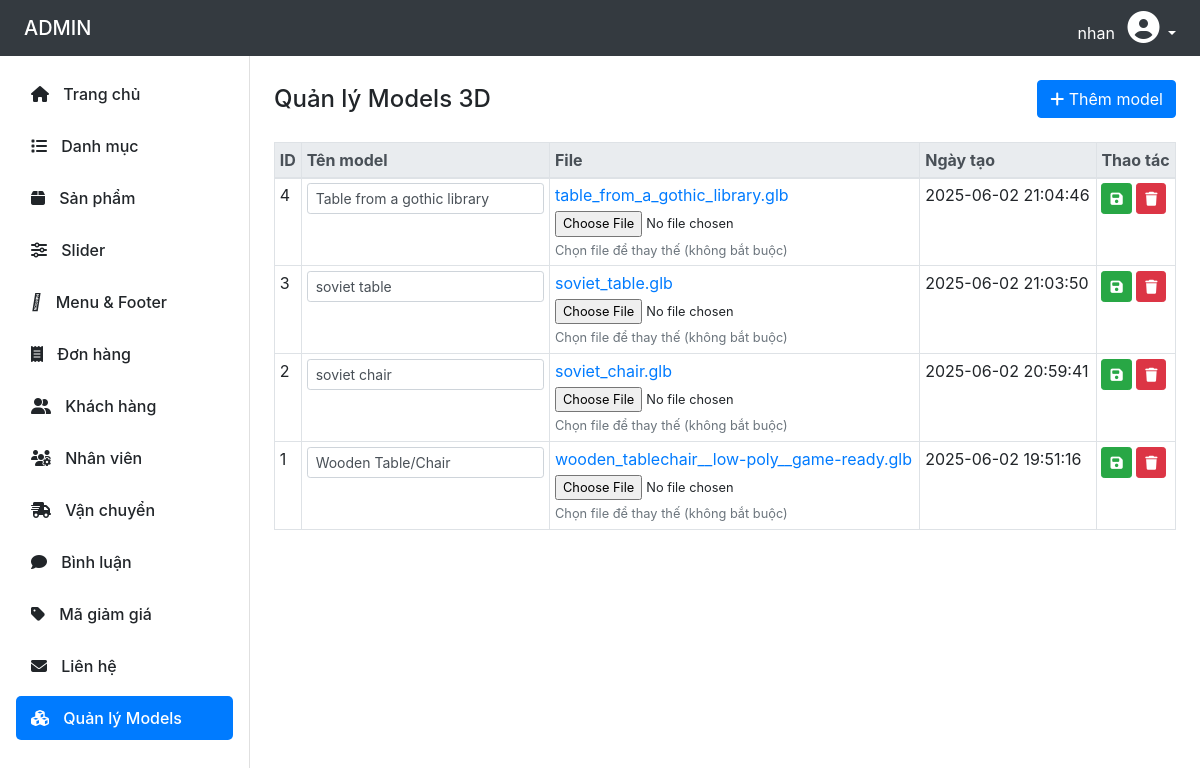
Page /Admin/admin_models.php (signed in) on the committed database.
### tables this page shows
CREATE TABLE `models` (
  `id` int(11) NOT NULL,
  `name` varchar(255) NOT NULL,
  `file_path` varchar(500) NOT NULL,
  `created_at` datetime DEFAULT current_timestamp()
);

### Admin/admin_models.php (the view, shortened to what this page needs)
<?php
include('../config/db.php');
$models = $conn->query("SELECT * FROM models ORDER BY id DESC");
?>
<!DOCTYPE html>
<html lang="vi">
<head>
  <link rel="stylesheet" href="https://stackpath.bootstrapcdn.com/bootstrap/4.5.2/css/bootstrap.min.css" />
  <link rel="stylesheet" href="https://cdnjs.cloudflare.com/ajax/libs/font-awesome/6.5.0/css/all.min.css" />
</head>
<body>
<?php include('includes/header.php'); ?>
<div class="d-flex">
  <?php include('includes/sidebar.php'); ?>
  <div class="p-4" style="flex-grow: 1;">
    <div class="d-flex justify-content-between align-items-center mb-4">
      <h4 class="mb-0">Quản lý Models 3D</h4>
      <button class="btn btn-primary" data-toggle="modal" data-target="#addModal">
        <i class="fas fa-plus"></i> Thêm model
      </button>
    </div>
    <table class="table table-bordered table-hover table-sm">
      <thead class="thead-light">
        <tr>
          <th>ID</th>
          <th>Tên model</th>
          <th>File</th>
          <th>Ngày tạo</th>
          <th>Thao tác</th>
        </tr>
      </thead>
      <tbody>
        <?php while ($row = $models->fetch_assoc()): ?>
        <tr>
          <form method="post" enctype="multipart/form-data" style="margin:0;">
            <td><?= $row['id'] ?></td>
            <td>
              <input type="text" name="name" value="<?= htmlspecialchars($row['name']) ?>" class="form-control form-control-sm" required>
            </td>
            <td>
              <a href="../assets/images/models/<?= htmlspecialchars($row['file_path']) ?>" target="_blank"><?= htmlspecialchars($row['file_path']) ?></a>
              <input type="file" name="model_file" accept=".glb,.gltf" class="form-control-file mt-1" style="font-size: 0.8rem;">
              <small class="text-muted">Chọn file để thay thế (không bắt buộc)</small>
            </td>
            <td><?= $row['created_at'] ?></td>
            <td>
              <button type="submit" name="edit_inline" class="btn btn-sm btn-success" title="Lưu thay đổi">
                <i class="fas fa-save"></i>
              </button>
              <a href="?delete=<?= $row['id'] ?>" class="btn btn-sm btn-danger" onclick="return confirm('Xóa model này?')">
                <i class="fas fa-trash"></i>
              </a>
            </td>
          </form>
        </tr>
        <?php endwhile; ?>
      </tbody>
    </table>
  </div>
</div>
</body>
</html>

### rows in the picture
models: id "4", name "Table from a gothic library", file_path "table_from_a_gothic_library.glb", created_at "2025-06-02 21:04:46"
models: id "3", name "soviet table", file_path "soviet_table.glb", created_at "2025-06-02 21:03:50"
models: id "2", name "soviet chair", file_path "soviet_chair.glb", created_at "2025-06-02 20:59:41"
models: id "1", name "Wooden Table/Chair", file_path "wooden_tablechair__low-poly__game-ready.glb", created_at "2025-06-02 19:51:16"

### other values in the picture
$_SESSION['admin_name'] "nhan"
